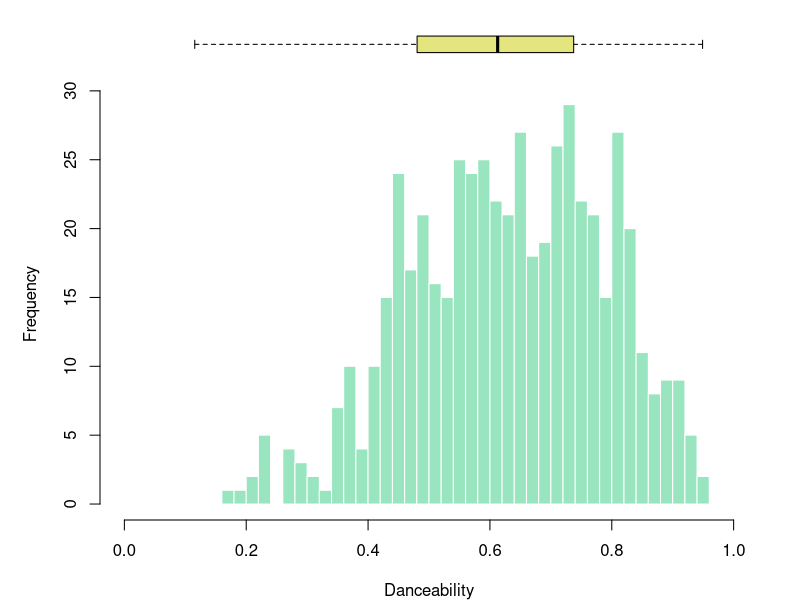
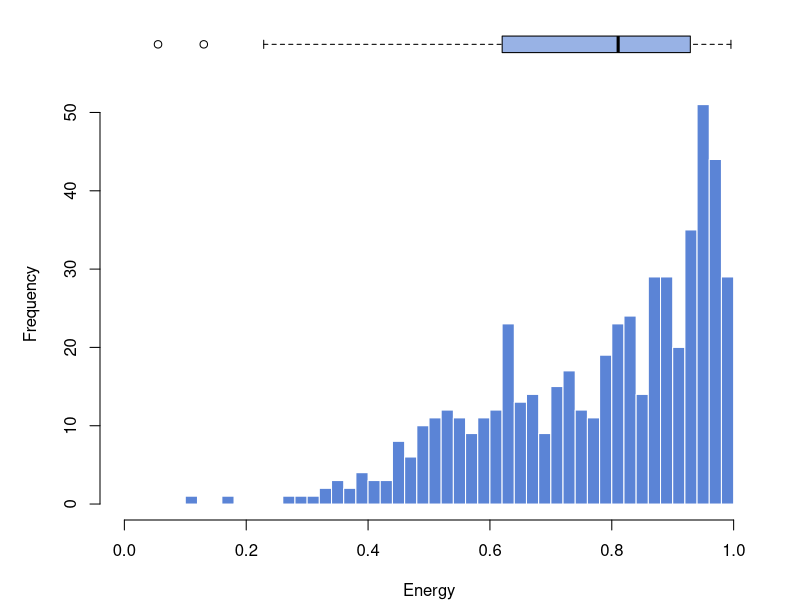
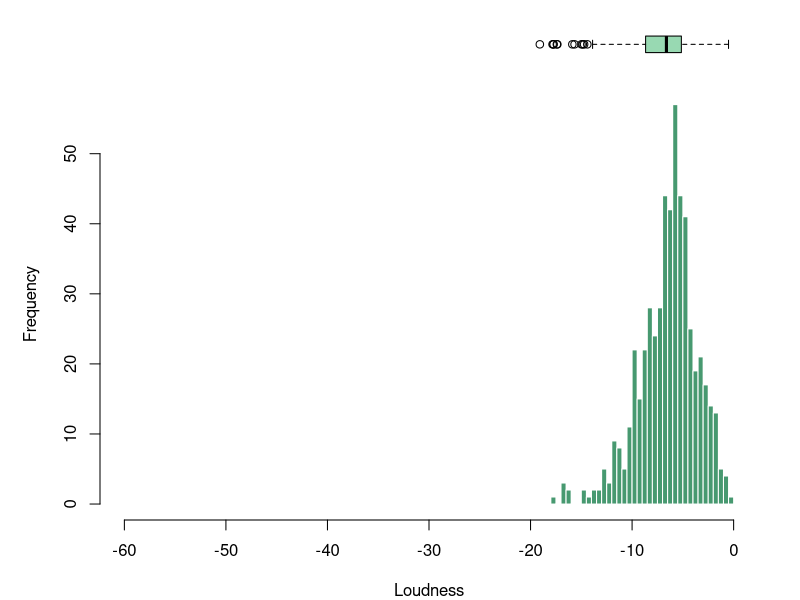
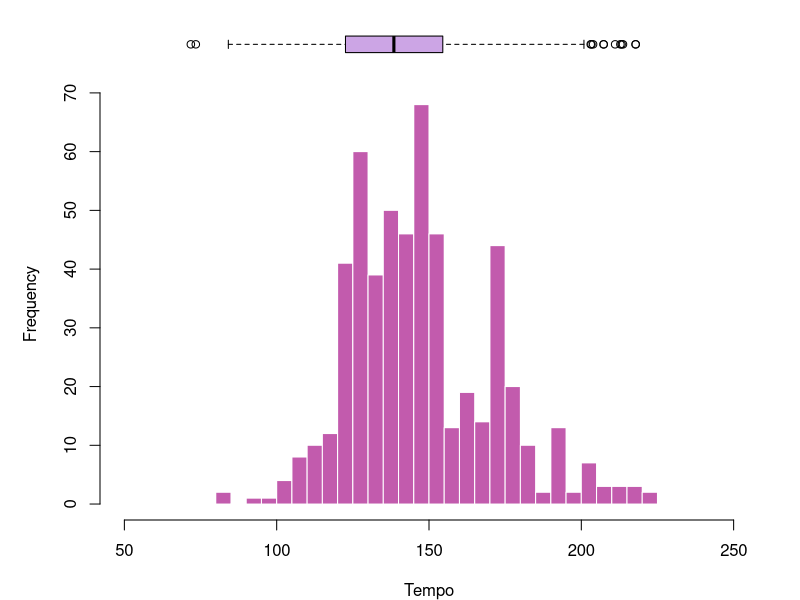

Here is the R script that generated these plots, in order: (Note: this script raises an error after producing the figures.)
## ---- chunk 1
#| message: false
#| warning: false
library(readxl)
library(dplyr)
library(car)
library(ggplot2)

sp <- read_excel("Data/spotify_stat3120.xls")
## ---- chunk 2
dance_var <- sp$danceability
summary(sp$danceability)
sd(sp$danceability)
## ---- chunk 3
energy_var <- sp$energy
summary(sp$energy)
sd(sp$energy)
## ---- chunk 4
clean_sp <- filter(sp, loudness < 0)
clean_loud <- clean_sp$loudness
summary(clean_loud)
sd(clean_loud)
var(clean_loud)
## ---- chunk 5
tempo_var <- sp$tempo
summary(sp$tempo)
sd(sp$tempo)
## ---- chunk 6
layout(mat = matrix(c(1,2),2,1, byrow=TRUE), height = c(1,8))
par(mar=c(0, 3.1, 1.1, 2.1))
boxplot(dance_var, horizontal=TRUE, ylim=c(0,1), xaxt="n",
        col=rgb(0.8,0.8,0,0.5), frame=F)
par(mar=c(4, 5, 1.1, 2.1))
hist(dance_var, breaks=40, col=rgb(0.2,0.8,0.5,0.5), border=F,
     main="", xlab="Danceability", ylab="Frequency", xlim=c(0,1))
## ---- chunk 7
layout(mat = matrix(c(1,2),2,1, byrow=TRUE), height = c(1,8))
par(mar=c(0, 3.1, 1.1, 2.1))
boxplot(energy_var, horizontal=TRUE, ylim=c(0,1), xaxt="n",
        col=rgb(0.2, 0.4, 0.8, 0.5), frame=F)
par(mar=c(4, 5, 1.1, 2.1))
hist(energy_var, breaks=40, col=rgb(0.2, 0.4, 0.8, 0.8), border=F,
     main="", xlab="Energy", ylab="Frequency", xlim=c(0,1))
## ---- chunk 8
layout(mat = matrix(c(1,2),2,1, byrow=TRUE), height = c(1,8))
par(mar=c(0, 3.1, 1.1, 2.1))
boxplot(clean_loud, horizontal=TRUE, ylim=c(-60,0), xaxt="n",
        col=rgb(0.2, 0.7, 0.4, 0.5), frame=F)
par(mar=c(4, 5, 1.1, 2.1))
hist(clean_loud, breaks=40, col=rgb(0.1, 0.5, 0.3, 0.8), border=F,
     main="", xlab="Loudness", ylab="Frequency", xlim=c(-60,0))
## ---- chunk 9
layout(mat = matrix(c(1,2),2,1, byrow=TRUE), height = c(1,8))
par(mar=c(0, 3.1, 1.1, 2.1))
boxplot(tempo_var, horizontal=TRUE, ylim=c(50,250), xaxt="n",
        col=rgb(0.6, 0.3, 0.8, 0.5), frame=F)
par(mar=c(4, 5, 1.1, 2.1))
hist(tempo_var, breaks=40, col=rgb(0.7, 0.2, 0.6, 0.8), border=F,
     main="", xlab="Tempo", ylab="Frequency", xlim=c(50,250))
## ---- chunk 10
lm_fit <- lm(danceability ~ loudness + tempo, data = clean_sp)
summary(lm_fit)
## ---- chunk 11
# Residuals vs Fitted
plot(lm_fit, which = 1)
## ---- chunk 12
# Q-Q plot of residuals
plot(lm_fit, which = 2)
## ---- chunk 13
# Scale-Location
plot(lm_fit, which = 3)
## ---- chunk 14
# Residuals vs Leverage
plot(lm_fit, which = 5)
## ---- chunk 15
# Variance Inflation Factor (multicollinearity)
vif(lm_fit)
## ---- chunk 16
# Independence of residuals
durbinWatsonTest(lm_fit)
## ---- chunk 17
# Normality test on residuals
shapiro.test(residuals(lm_fit))
## ---- chunk 18
chi_sp <- filter(clean_sp, genre != "Pop")
dance_cat <- ifelse(chi_sp$danceability > median(chi_sp$danceability),
                    "Danceable", "Not Danceable")

# Observed counts
obs_tbl <- table(dance_cat, chi_sp$genre)
obs_tbl
## ---- chunk 19
# Expected counts
chi_res <- chisq.test(obs_tbl)
chi_res$expected
## ---- chunk 20
# Genre bar charts (unfiltered vs filtered)
ggplot(clean_sp, aes(x = genre)) +
  geom_bar(fill = "red") +
  ggtitle("Genre Bar Chart (Unfiltered)") +
  xlab("Genre") + ylab("Count")
## ---- chunk 21
ggplot(chi_sp, aes(x = genre)) +
  geom_bar(fill = "green") +
  ggtitle("Genre Bar Chart (Filtered)") +
  xlab("Genre") + ylab("Count")
## ---- chunk 22
# Chi-square test
chi_res
